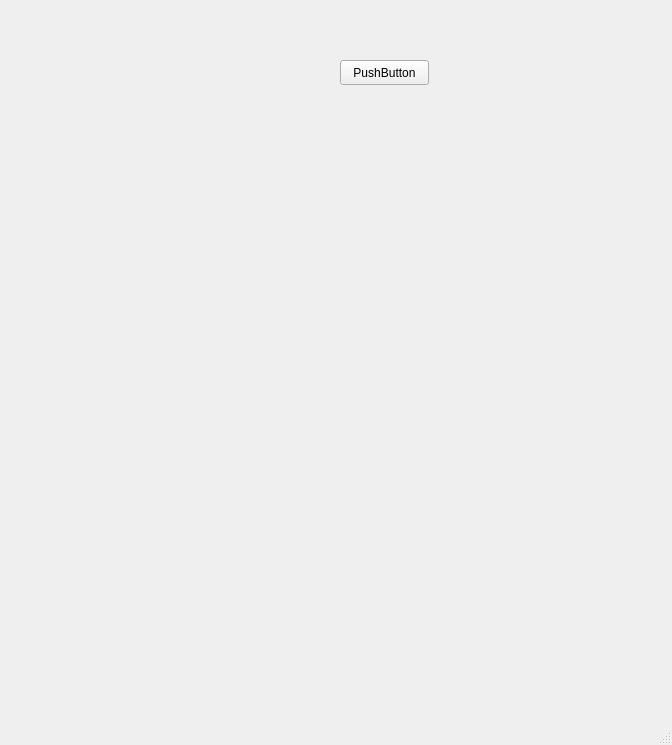
<?xml version="1.0" encoding="UTF-8"?>
<ui version="4.0">
 <class>MainWindow</class>
 <widget class="QMainWindow" name="MainWindow">
  <property name="geometry">
   <rect>
    <x>0</x>
    <y>0</y>
    <width>672</width>
    <height>745</height>
   </rect>
  </property>
  <property name="windowTitle">
   <string>MainWindow</string>
  </property>
  <widget class="QWidget" name="centralwidget">
   <widget class="QPushButton" name="pushButton">
    <property name="geometry">
     <rect>
      <x>340</x>
      <y>60</y>
      <width>89</width>
      <height>25</height>
     </rect>
    </property>
    <property name="text">
     <string>PushButton</string>
    </property>
   </widget>
   <widget class="QLabel" name="label">
    <property name="geometry">
     <rect>
      <x>-90</x>
      <y>150</y>
      <width>771</width>
      <height>541</height>
     </rect>
    </property>
    <property name="text">
     <string/>
    </property>
    <property name="pixmap">
     <pixmap>jojo_2.png</pixmap>
    </property>
   </widget>
  </widget>
  <widget class="QMenuBar" name="menubar">
   <property name="geometry">
    <rect>
     <x>0</x>
     <y>0</y>
     <width>672</width>
     <height>22</height>
    </rect>
   </property>
  </widget>
  <widget class="QStatusBar" name="statusbar"/>
 </widget>
 <resources/>
 <connections/>
</ui>
